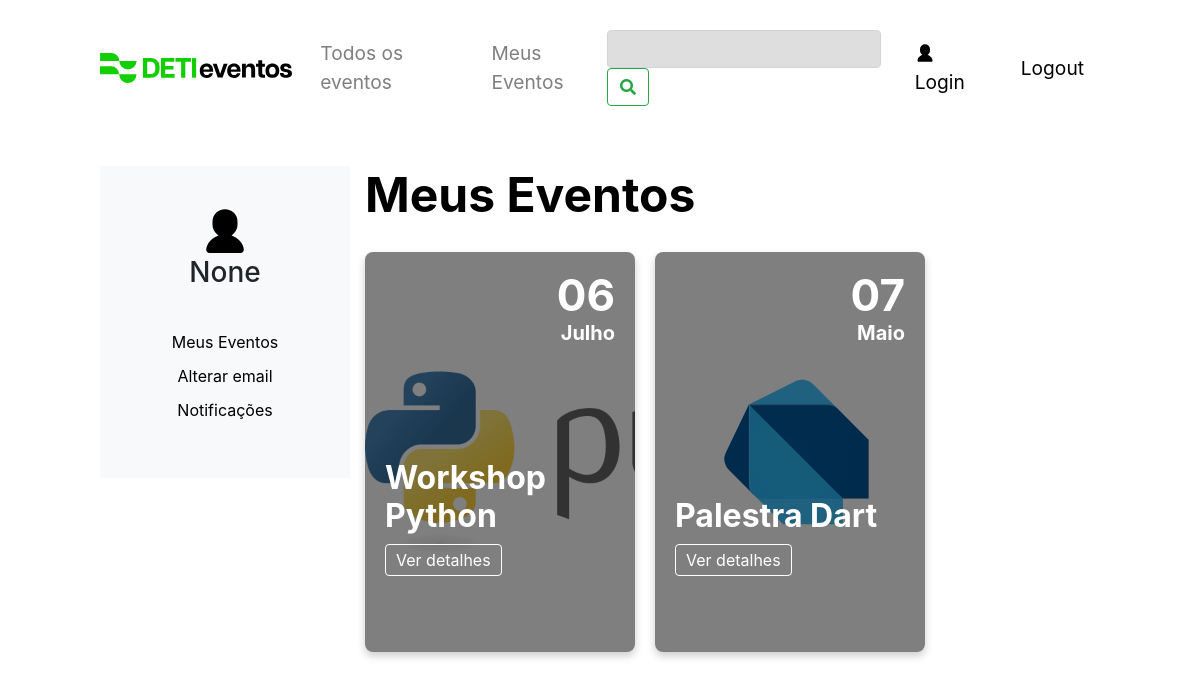
Before: /search_meus with the older database file.
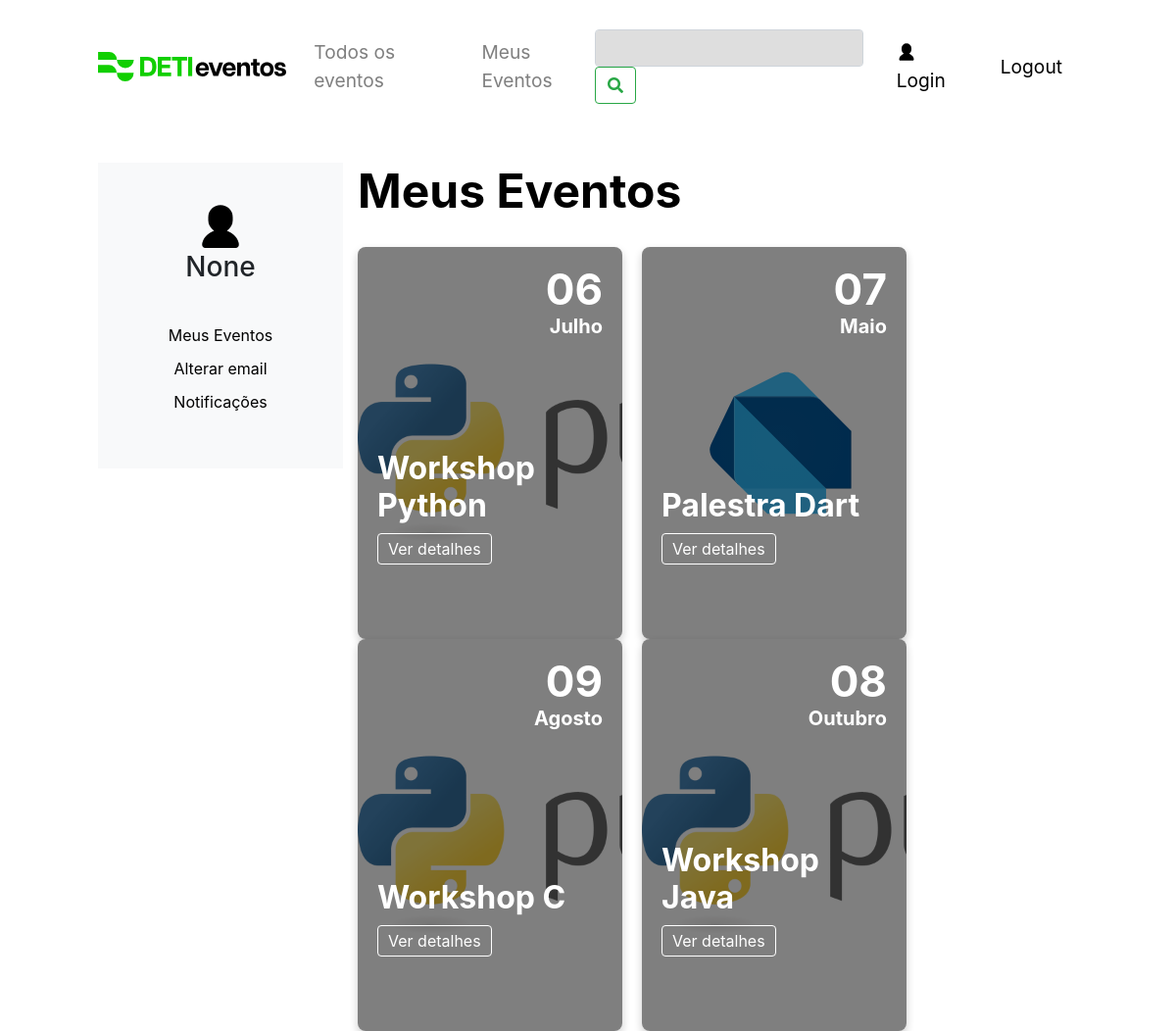
After: the same page with the newer database file.
### tables this page shows
CREATE TABLE events (
    id INTEGER PRIMARY KEY,
    name TEXT NOT NULL,
    description TEXT NOT NULL,
    location TEXT NOT NULL,
    image TEXT,
    date DATE,
    user_id INTEGER,           
    colaborator TEXT , 
    vagas INTEGER,
    lotacao INTEGER,
    preco INTEGER,
    esgotado boolean DEFAULT 0,
    FOREIGN KEY(user_id) REFERENCES users(id)
    );

### DETI_EVENTOS_CODIGO/app.py (the view)
@app.route('/search_meus', methods=['GET'])
def searchmeus():
    search_term = request.args.get('q', '')
    events = search_events(search_term)
    if events is None:
        flash('An error occurred while searching for events', category='error')
        return redirect('/')
    converted_events = []
    for event in events:
        converted_event = list(event)
        converted_event[5] = datetime.strptime(event[5], '%Y-%m-%d').date()
        converted_events.append(tuple(converted_event))
    is_admin = 'user_email' in session and session.get('user_email') == "admin@gmail.com"
    name = session.get('user_name')
    user = 'user_email' in session
    user_id = 2
    return render_template('eventos.html', events=converted_events, is_admin=is_admin, user_id=user_id, name=name)

### DETI_EVENTOS_CODIGO/app.py (called while the page is built)
@app.template_filter('formatdate')
def format_date(value, format='%d-%B'):
    if value is None:
        return ""
    month_names = {
        'January': 'Janeiro', 'February': 'Fevereiro', 'March': 'Março',
        'April': 'Abril', 'May': 'Maio', 'June': 'Junho',
        'July': 'Julho', 'August': 'Agosto', 'September': 'Setembro',
        'October': 'Outubro', 'November': 'Novembro', 'December': 'Dezembro'
    }
    formatted_date = value.strftime(format)
    for eng, pt in month_names.items():
        formatted_date = formatted_date.replace(eng, pt)
    return formatted_date

def search_events(search_term):
    connection = sqlite3.connect('data.db', check_same_thread=False)
    cursor = connection.cursor()
    try:
        cursor.execute("SELECT * FROM events WHERE name LIKE ? OR description LIKE ? ", ('%'+search_term+'%', '%'+search_term+'%'))
        results = cursor.fetchall()
        return results
    except Exception as e:
        print("ERRO" + e)
        return None

### DETI_EVENTOS_CODIGO/templates/eventos.html (shortened to what this page needs)
<!DOCTYPE html>
<html lang="en">
<head>
  <link rel="stylesheet" href="https://cdnjs.cloudflare.com/ajax/libs/font-awesome/5.15.1/css/all.min.css">
  <link rel="stylesheet" href="https://stackpath.bootstrapcdn.com/bootstrap/4.3.1/css/bootstrap.min.css">
  <link rel="stylesheet" href="/static/css/navbar_style.css">
  <link rel="stylesheet" href="/static/css/perfil.css">
  <link rel="stylesheet" href="/static/css/style.css">
  <link rel="stylesheet" href="/static/css/pop_up.css">
</head>
<body>
  <nav class="navbar_style navbar navbar-expand-lg navbar-light bg-light">
    <a href="/">
      <img src="/static/images/DETI.svg" alt="DETI Logo">
    </a>
    <div class="collapse navbar-collapse" id="navbarNav">
      <ul class="navbar-nav">
        <li class="nav-item">
          <a class="nav-link navbar_style_links" href="/todos_os_eventos">Todos os eventos</a>
        </li>
        <li class="nav-item">
          <a class="nav-link navbar_style_links" href="/meus_eventos">Meus Eventos</a>
        </li>
      </ul>
      <form class="form-inline ml-auto" action="/search_meus" method="get">
        <input class="form-control mr-sm-2 navbar_style_search" type="text" placeholder="" name="q"
          aria-label="Campo_Pesquisa">
        <button class="btn btn-outline-success my-2 my-sm-0" type="submit"><i class="fas fa-search"
            aria-label="Botao_Pesquisar"></i></button>
      </form>
        {% if not user%}
        <a class="nav-link ml-2 navbar_style_login" href="/login">
        <img class="login-icon" src="static/images/user_icon.svg" alt="User Icon">
        Login
        {% endif %}
      </a>
      <a class="nav-link ml-2 navbar_style_login" href="/logout">
        Logout
      </a>
    </div>
  </nav>
  <div class="container-fluid">
    <div class="row">
        <div class="col-md-3 sidebar">
            <div class="user-profile">
                <img src="../static/images/user_icon.svg" alt="User Image" class="user-image">
                <h3>{{name}}</h3>
                <ul class="user-links">
                    <li><a href="#">Meus Eventos</a></li>
                    <li><a href="#">Alterar email</a></li>
                    <li><a href="#">Notificações</a></li>
                </ul>
            </div>
        </div>
        <div class="col-md-9">
            <div class="events-header">
                <h1> Meus Eventos</h1>
            </div>
            <div class="event-card-container">
                {% for event in events %}
                {% if is_admin or user_id == event[6] %}
                <div class="event-card" style="background-image: url('{{event[4]}}'); background-size: cover;">
                    <div class="event-content">
                        <div class="event-day">{{ event[5]|formatdate('%d') }}</div>
                        <div class="event-month">{{ event[5]|formatdate('%B') }}</div>
                    </div>
                    <div class="event-info">
                        <h2 class="event-title">{{event[1]}}</h2>
                        <div class="event-details">
                            <p class="event-details-btn">Ver detalhes</p>
                        </div>
                    </div>
                </div>
                {% endif %}
                {% endfor %}
            </div>
        </div>
    </div>
</div>

Changed rows visible on the page:
added events: image (picture), event "09", event "Agosto", name "Workshop C"
added events: image (picture), event "08", event "Outubro", name "Workshop Java"
